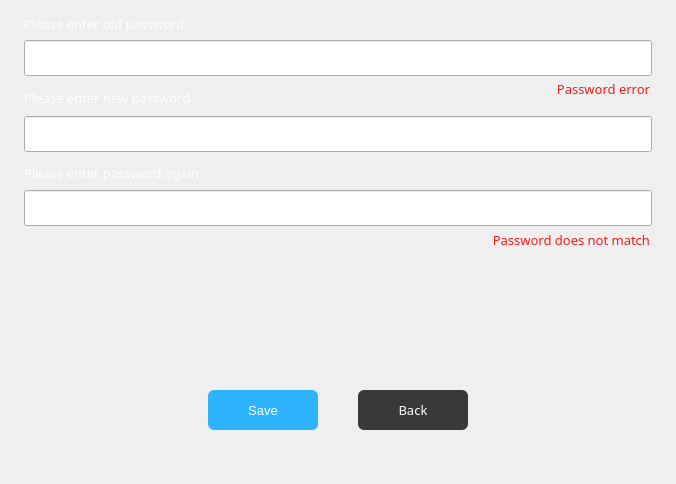
    <widget class="QWidget" name="EditPassWidget" native="true">
     <property name="geometry">
      <rect>
       <x>296</x>
       <y>0</y>
       <width>676</width>
       <height>484</height>
      </rect>
     </property>
     <property name="font">
      <font>
       <pointsize>10</pointsize>
      </font>
     </property>
     <property name="mouseTracking">
      <bool>true</bool>
     </property>
     <property name="styleSheet">
      <string notr="true">QWidget#EditPassWidget{
background-color: rgb(45, 45, 45);
border-radius: 4px;
}</string>
     </property>
     <widget class="QLabel" name="label_19">
      <property name="geometry">
       <rect>
        <x>24</x>
        <y>90</y>
        <width>200</width>
        <height>16</height>
       </rect>
      </property>
      <property name="font">
       <font>
        <family>Sans Serif</family>
        <pointsize>10</pointsize>
       </font>
      </property>
      <property name="styleSheet">
       <string notr="true">QLabel#label_19{
color:#fff;
}
</string>
      </property>
      <property name="text">
       <string>Please enter new password</string>
      </property>
     </widget>
     <widget class="QLabel" name="label_20">
      <property name="geometry">
       <rect>
        <x>24</x>
        <y>16</y>
        <width>200</width>
        <height>16</height>
       </rect>
      </property>
      <property name="font">
       <font>
        <family>Sans Serif</family>
        <pointsize>10</pointsize>
       </font>
      </property>
      <property name="styleSheet">
       <string notr="true">QLabel#label_20{
color:#fff;
}
</string>
      </property>
      <property name="text">
       <string>Please enter old password</string>
      </property>
     </widget>
     <widget class="QLineEdit" name="oldPasswordEdit">
      <property name="geometry">
       <rect>
        <x>24</x>
        <y>40</y>
        <width>628</width>
        <height>36</height>
       </rect>
      </property>
      <property name="font">
       <font>
        <pointsize>10</pointsize>
       </font>
      </property>
      <property name="focusPolicy">
       <enum>Qt::StrongFocus</enum>
      </property>
      <property name="styleSheet">
       <string notr="true">QLineEdit#oldPasswordEdit[isError=false]{
border: 1px solid #393939;
background-color:#222222;
color: #fff;
border-radius: 6px;
text-align:left center;
padding-left:10px;
padding-right:10px;
}
QLineEdit#oldPasswordEdit[isError=true]{
border: 1px solid #fa4949;
background-color:#222222;
color: #fff;
border-radius: 6px;
text-align:left center;
padding-left:10px;
padding-right:10px;
}</string>
      </property>
      <property name="echoMode">
       <enum>QLineEdit::Password</enum>
      </property>
      <property name="isError" stdset="0">
       <bool>false</bool>
      </property>
     </widget>
     <widget class="QLineEdit" name="newPasswordEdit">
      <property name="geometry">
       <rect>
        <x>24</x>
        <y>116</y>
        <width>628</width>
        <height>36</height>
       </rect>
      </property>
      <property name="font">
       <font>
        <pointsize>10</pointsize>
       </font>
      </property>
      <property name="focusPolicy">
       <enum>Qt::StrongFocus</enum>
      </property>
      <property name="styleSheet">
       <string notr="true">QLineEdit#newPasswordEdit[isError=&quot;false&quot;]{
border: 1px solid #393939;
background-color:#222222;
color: #fff;
border-radius: 6px;
text-align:left center;
padding-left:10px;
padding-right:10px;
}
QLineEdit#newPasswordEdit[isError=&quot;true&quot;]{
border: 1px solid #fa3939;
background-color:#222222;
color: #fff;
border-radius: 6px;
text-align:left center;
padding-left:10px;
padding-right:10px;
}</string>
      </property>
      <property name="echoMode">
       <enum>QLineEdit::Password</enum>
      </property>
      <property name="isError" stdset="0">
       <bool>false</bool>
      </property>
     </widget>
     <widget class="QLineEdit" name="confirmPasswordEdit">
      <property name="geometry">
       <rect>
        <x>24</x>
        <y>190</y>
        <width>628</width>
        <height>36</height>
       </rect>
      </property>
      <property name="font">
       <font>
        <pointsize>10</pointsize>
       </font>
      </property>
      <property name="focusPolicy">
       <enum>Qt::StrongFocus</enum>
      </property>
      <property name="styleSheet">
       <string notr="true">QLineEdit#confirmPasswordEdit[isError=&quot;false&quot;]{
border: 1px solid #393939;
background-color:#222222;
color: #fff;
border-radius: 6px;
text-align:left center;
padding-left:10px;
padding-right:10px;
}
QLineEdit#confirmPasswordEdit[isError=&quot;true&quot;]{
border: 1px solid #fa4949;
background-color:#222222;
color: #fff;
border-radius: 6px;
text-align:left center;
padding-left:10px;
padding-right:10px;
}</string>
      </property>
      <property name="echoMode">
       <enum>QLineEdit::Password</enum>
      </property>
      <property name="isError" stdset="0">
       <bool>false</bool>
      </property>
     </widget>
     <widget class="QLabel" name="label_21">
      <property name="geometry">
       <rect>
        <x>24</x>
        <y>165</y>
        <width>200</width>
        <height>16</height>
       </rect>
      </property>
      <property name="font">
       <font>
        <family>Sans Serif</family>
        <pointsize>10</pointsize>
       </font>
      </property>
      <property name="styleSheet">
       <string notr="true">QLabel#label_21{
color:#fff;
}
</string>
      </property>
      <property name="text">
       <string>Please enter password again</string>
      </property>
     </widget>
     <widget class="QPushButton" name="savePasswordBtn">
      <property name="geometry">
       <rect>
        <x>208</x>
        <y>390</y>
        <width>110</width>
        <height>40</height>
       </rect>
      </property>
      <property name="font">
       <font>
        <pointsize>10</pointsize>
        <weight>50</weight>
        <italic>false</italic>
        <bold>false</bold>
       </font>
      </property>
      <property name="styleSheet">
       <string notr="true">QPushButton#savePasswordBtn{
background-color:#2eb3ff;
border:none;
color:#fff;
border-radius:6px;
}

QPushButton#savePasswordBtn:hover{
background-color:#3fc4ff;
border:none;
color:#fff;
border-radius:6px;
}

QPushButton#savePasswordBtn:pressed{
background-color:#1da2ff;
border:none;
color:#fff;
border-radius:6px;
}</string>
      </property>
      <property name="text">
       <string>Save</string>
      </property>
     </widget>
     <widget class="QPushButton" name="cancelPasswordBtn">
      <property name="geometry">
       <rect>
        <x>358</x>
        <y>390</y>
        <width>110</width>
        <height>40</height>
       </rect>
      </property>
      <property name="font">
       <font>
        <family>Sans Serif</family>
        <pointsize>10</pointsize>
       </font>
      </property>
      <property name="styleSheet">
       <string notr="true">QPushButton#cancelPasswordBtn{
border:none;
color:#fff;
background-color:#393939;
border-radius:6px;
}

QPushButton#cancelPasswordBtn:hover{
background-color:#464646;
border:none;
color:#fff;
border-radius:6px;
}

QPushButton#cancelPasswordBtn:pressed{
background-color:#343434;
border:none;
color:#fff;
border-radius:6px;
}</string>
      </property>
      <property name="text">
       <string>Back</string>
      </property>
     </widget>
     <widget class="QLabel" name="label_24">
      <property name="geometry">
       <rect>
        <x>519</x>
        <y>79</y>
        <width>131</width>
        <height>20</height>
       </rect>
      </property>
      <property name="font">
       <font>
        <family>Sans Serif</family>
        <pointsize>10</pointsize>
       </font>
      </property>
      <property name="styleSheet">
       <string notr="true">QLabel#label_24{
color:#fa1919;
}
</string>
      </property>
      <property name="text">
       <string>Password error</string>
      </property>
      <property name="alignment">
       <set>Qt::AlignRight|Qt::AlignTrailing|Qt::AlignVCenter</set>
      </property>
      <property name="isError" stdset="0">
       <bool>false</bool>
      </property>
     </widget>
     <widget class="QLabel" name="label_25">
      <property name="geometry">
       <rect>
        <x>266</x>
        <y>155</y>
        <width>381</width>
        <height>20</height>
       </rect>
      </property>
      <property name="font">
       <font>
        <family>Sans Serif</family>
        <pointsize>10</pointsize>
       </font>
      </property>
      <property name="styleSheet">
       <string notr="true">QLabel#label_25{
color:#fa1919;
}
</string>
      </property>
      <property name="text">
       <string/>
      </property>
      <property name="alignment">
       <set>Qt::AlignRight|Qt::AlignTrailing|Qt::AlignVCenter</set>
      </property>
      <property name="isError" stdset="0">
       <bool>false</bool>
      </property>
     </widget>
     <widget class="QLabel" name="label_26">
      <property name="geometry">
       <rect>
        <x>449</x>
        <y>230</y>
        <width>201</width>
        <height>20</height>
       </rect>
      </property>
      <property name="font">
       <font>
        <family>Sans Serif</family>
        <pointsize>10</pointsize>
       </font>
      </property>
      <property name="styleSheet">
       <string notr="true">QLabel#label_26{
color:#fa1919;
}
</string>
      </property>
      <property name="text">
       <string>Password does not match</string>
      </property>
      <property name="alignment">
       <set>Qt::AlignRight|Qt::AlignTrailing|Qt::AlignVCenter</set>
      </property>
      <property name="isError" stdset="0">
       <bool>false</bool>
      </property>
     </widget>
    </widget>
